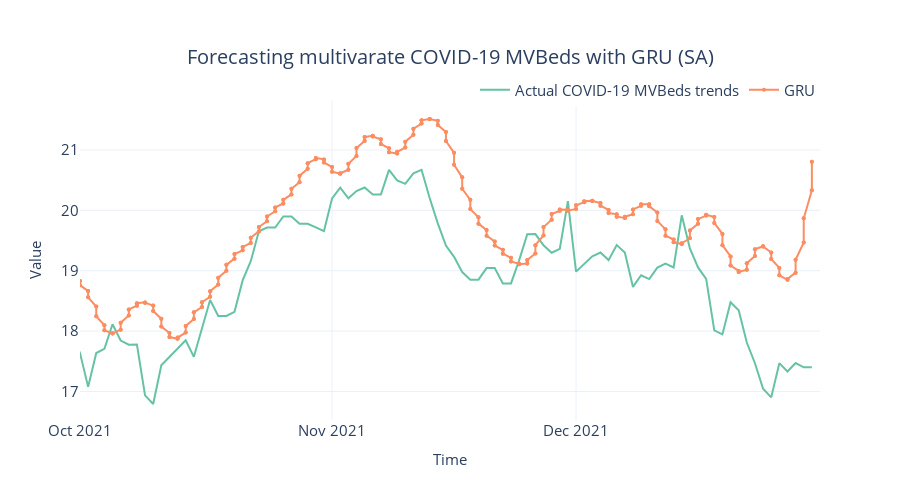

The notebook cell this image was saved under:
### Code cell
# Plotting the forecast
fig = plot_forecast(
    # simulated annealing model
    pred_df,
    forecast_columns=[f"{algorithm_name} (SA)"],
    forecast_display_names=[algorithm_name],
)

title = f"Forecasting multivarate COVID-19 MVBeds with {algorithm_name} (SA)"
fig = format_plot(fig, title=title)

fig.update_xaxes(
    type="date", range=["2021-10-01", "2021-12-31"], dtick="M1", tickformat="%b %Y"
)

save_path = f"images/forecast_multivarate_{algorithm_name}_sa.png"
# pio.write_image(fig, save_path)
fig.show()

### Figure 1 — Plotly figure (JSON) as saved in the notebook; plotly's stock layout.template omitted (floating-point values rounded to 4 significant figures; data arrays with more than 128 entries replaced by an {"elided": "..."} marker saying what was removed)
{"data": [{"line": {"color": "rgb(102,194,165)", "width": 2}, "marker": {"opacity": 0.5, "size": 6}, "mode": "lines", "name": "Actual COVID-19 MVBeds trends", "type": "scatter", "x": {"elided": "428 str values"}, "y": {"elided": "428 float values"}}, {"line": {"color": "rgb(252,141,98)", "width": 2}, "marker": {"size": 4}, "mode": "lines+markers", "name": "GRU", "type": "scatter", "x": {"elided": "428 str values"}, "y": {"elided": "428 float values"}}], "layout": {"autosize": false, "height": 500, "legend": {"font": {"size": 15}, "orientation": "h", "title": {}, "x": 1, "xanchor": "right", "y": 0.98, "yanchor": "bottom"}, "title": {"font": {"size": 20}, "text": "Forecasting multivarate COVID-19 MVBeds with GRU (SA)", "x": 0.5, "xanchor": "center", "yanchor": "top"}, "width": 900, "xaxis": {"dtick": "M1", "range": ["2021-10-01", "2021-12-31"], "tickfont": {"size": 15}, "tickformat": "%b %Y", "title": {"font": {"size": 15}, "text": "Time"}, "type": "date"}, "yaxis": {"tickfont": {"size": 15}, "title": {"font": {"size": 15}, "text": "Value"}}}}
